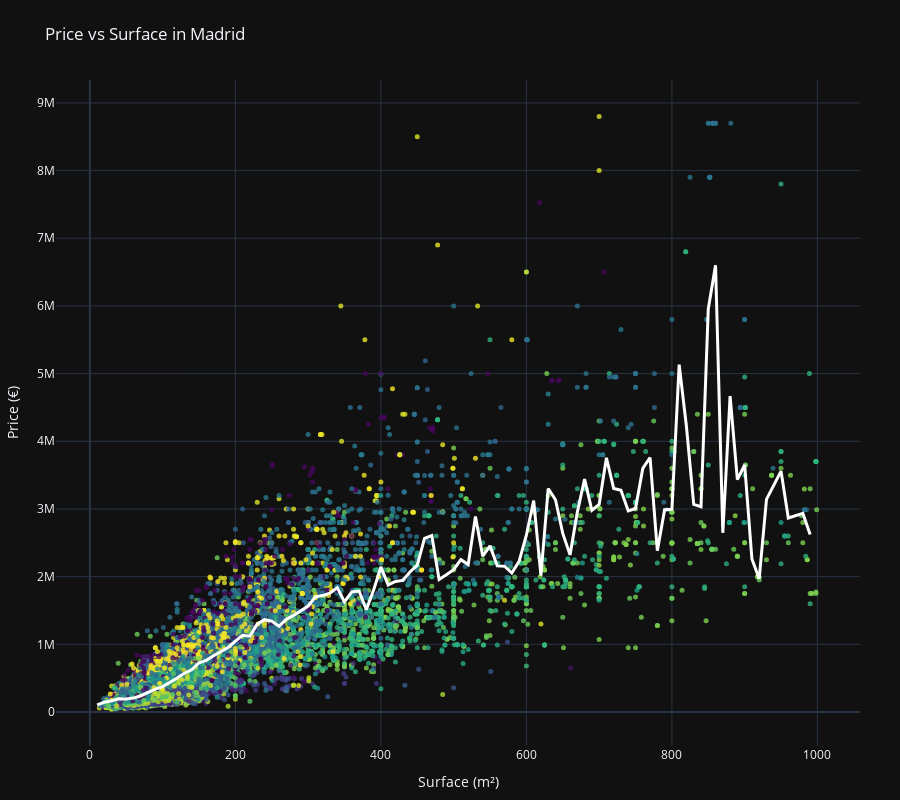

Notebook code for this chart:
### Code cell
import pandas as pd
import plotly.express as px
import plotly.graph_objects as go
import os

# Load the dataset
df = pd.read_csv("houses_Madrid.csv")

# Keep only relevant columns
df_clean = df[[
    'sq_mt_built',
    'buy_price',
    'neighborhood_id'
]].copy()

# Remove rows with missing values
df_clean = df_clean.dropna(subset=['sq_mt_built', 'buy_price', 'neighborhood_id'])

# Rename columns for clarity
df_clean.columns = ['Surface (m²)', 'Price (€)', 'Neighborhood']

# Group by surface (rounded to nearest 10) to compute average price
df_clean['Surface Group'] = (df_clean['Surface (m²)'] // 10) * 10
avg_price_by_surface = df_clean.groupby('Surface Group')['Price (€)'].mean().reset_index()

# Create base scatter plot WITHOUT using px (for layering control)
scatter_trace = go.Scatter(
    x=df_clean['Surface (m²)'],
    y=df_clean['Price (€)'],
    mode='markers',
    marker=dict(
        color=df_clean['Neighborhood'].astype('category').cat.codes,
        colorscale='Viridis',
        showscale=False,
        opacity=0.8,
        size=5
    ),
    text=df_clean['Neighborhood'],
    hovertemplate='<b>%{text}</b><br>Surface: %{x} m²<br>Price: %{y} €<extra></extra>',
    name='Properties'
)

# Create the average curve trace
curve_trace = go.Scatter(
    x=avg_price_by_surface['Surface Group'],
    y=avg_price_by_surface['Price (€)'],
    mode='lines',
    name='Average Price Curve',
    line=dict(color='white', width=3)
)

# Build the figure manually to control layering
fig = go.Figure(data=[scatter_trace, curve_trace])

# Layout adjustments
fig.update_layout(
    template='plotly_dark',
    title='Price vs Surface in Madrid',
    xaxis_title='Surface (m²)',
    yaxis_title='Price (€)',
    height=800,
    margin=dict(l=40, r=40, t=80, b=40),
    showlegend=False
)

# Display the plot
fig.show()

# Ensure output directory exists
os.makedirs("site/assets", exist_ok=True)

# Save to HTML
fig.write_html("site/assets/madrid_scatter.html")
print("✅ Scatter plot saved to 'site/assets/madrid_scatter.html'")

### Figure 1 — Plotly figure (JSON) as saved in the notebook; plotly's stock layout.template omitted (floating-point values rounded to 4 significant figures; data arrays with more than 128 entries replaced by an {"elided": "..."} marker saying what was removed)
{"data": [{"hovertemplate": "<b>%{text}</b><br>Surface: %{x} m²<br>Price: %{y} €<extra></extra>", "marker": {"color": {"elided": "21616 int values"}, "colorscale": [[0, "#440154"], [0.1111, "#482878"], [0.2222, "#3e4989"], [0.3333, "#31688e"], [0.4444, "#26828e"], [0.5556, "#1f9e89"], [0.6667, "#35b779"], [0.7778, "#6ece58"], [0.8889, "#b5de2b"], [1, "#fde725"]], "opacity": 0.8, "showscale": false, "size": 5}, "mode": "markers", "name": "Properties", "text": {"elided": "21616 str values"}, "type": "scatter", "x": {"elided": "21616 int values"}, "y": {"elided": "21616 int values"}}, {"line": {"color": "white", "width": 3}, "mode": "lines", "name": "Average Price Curve", "type": "scatter", "x": [10, 20, 30, 40, 50, 60, 70, 80, 90, 100, 110, 120, 130, 140, 150, 160, 170, 180, 190, 200, 210, 220, 230, 240, 250, 260, 270, 280, 290, 300, 310, 320, 330, 340, 350, 360, 370, 380, 390, 400, 410, 420, 430, 440, 450, 460, 470, 480, 490, 500, 510, 520, 530, 540, 550, 560, 570, 580, 590, 600, 610, 620, 630, 640, 650, 660, 670, 680, 690, 700, 710, 720, 730, 740, 750, 760, 770, 780, 790, 800, 810, 820, 830, 840, 850, 860, 870, 880, 890, 900, 910, 920, 930, 950, 960, 970, 980, 990], "y": [105100.0, 144200.0, 165600.0, 195400.0, 191900.0, 206200.0, 240600.0, 293100.0, 337700.0, 374800.0, 434500.0, 503500.0, 573100.0, 623400.0, 727500.0, 763300.0, 830400.0, 894200.0, 954000.0, 1048000.0, 1135000.0, 1121000.0, 1298000.0, 1364000.0, 1343000.0, 1266000.0, 1370000.0, 1427000.0, 1497000.0, 1566000.0, 1701000.0, 1721000.0, 1755000.0, 1837000.0, 1627000.0, 1775000.0, 1788000.0, 1511000.0, 1801000.0, 2144000.0, 1877000.0, 1929000.0, 1944000.0, 2069000.0, 2170000.0, 2564000.0, 2607000.0, 1959000.0, 2029000, 2102000.0, 2251000.0, 2179000.0, 2887500, 2302000.0, 2455000.0, 2159000.0, 2155400, 2054000.0, 2226000.0, 2612336, 3124375, 2016000.0, 3302500, 3136000.0, 2638000.0, 2321600, 2953125, 3440000, 2978930, 3067000, 3756250, 3304000.0, 3275000, 2971000, 3007000.0, 3600000, 3760000, 2384375, 2990000, 2996000.0, 5133000.0, 4217000.0, 3068750, 3032500, 5954325, 6601000.0, 2647500, 4668000.0, 3433000.0, 3650000, 2260000, 1970000, 3142000.0, 3559000, 2867000.0, 2900000, 2936500, 2622000.0]}], "layout": {"height": 800, "margin": {"b": 40, "l": 40, "r": 40, "t": 80}, "showlegend": false, "title": {"text": "Price vs Surface in Madrid"}, "xaxis": {"title": {"text": "Surface (m²)"}}, "yaxis": {"title": {"text": "Price (€)"}}}}
